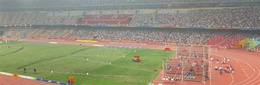
%> input picture Dataset/sample1.jpg, 260 x 85 px, shrunk from 1000 x 327 before the run
$ octave main_saveimg.m   (GNU Octave 9; MATLAB toolbox functions it lacks are replaced by stand-ins)
%> lines starting %> are read from the running program, lines starting %| are printed output that depends on the picture
### darkChannel.m
function JDark = darkChannel(im2)

[height, width, ~] = size(im2);

%the patch size is set to be 10 x 10 which could be more accurate than
%original parameter
patchSize = 15;
% half the patch size to pad the image with for the array
padSize = 7;

JDark = zeros(height, width); % initialize the dark channel matrix
imJ = padarray(im2, [padSize padSize], Inf); % create the new image by adding 10x10 patches
%imagesc(imJ); colormap gray; axis off image
%printmat(imJ);

for j = 1:height
    for i = 1:width
        % the patch has top left corner at (jj, ii)
        patch = imJ(j:(j+patchSize-1), i:(i+patchSize-1),:);
        % the dark channel for a patch is the minimum value for all
        % channels for that patch
        JDark(j,i) = min(patch(:));
     end
end

### atmLight.m
function A = atmLight(im, JDark)

% the color of the atmospheric light is very close to the color of the sky
% so just pick the first few pixels that are closest to 1 in JDark
% and take the average

% pick top 0.1% brightest pixels in the dark channel

% get the image size
[height, width, ~] = size(im);
imsize = width * height;

numpx = floor(imsize/1000); % accomodate for small images
%disp(numpx);
JDarkVec = reshape(JDark,imsize,1); % a vector of pixels in JDark
ImVec = reshape(im,imsize,3);  % a vector of pixels in my image

[JDarkVec, indices] = sort(JDarkVec); %sort
indices = indices(imsize-numpx+1:end); % need the last few pixels because those are closest to 1


%find the first 10 lines of pixel, because it is somehow could be the sky.
for j = 1:10
    for i = 1:width
        [maxVal,maxInd] = max(JDark(:));
    end
end

%find the last few pixels
atmSum = zeros(1,3);
for ind = 1:numpx
    atmSum = atmSum + ImVec(indices(ind),:);
end

possibleResult1 = atmSum / numpx;
possibleResult2 = [maxVal,maxVal,maxVal];

%Between two possible results, we pick the brightest one(which is closer to
%1)
if possibleResult1 > maxVal
    A = possibleResult1;
else
    A = possibleResult2;
end

### transmissionEstimate.m
function transmission = transmissionEstimate(im, A)

%In real life, a little amount of haze will always be around us.
%If we don't transmit,the image will be really sharp which is not
%realistic.

omega = 0.95; % So the amount of 5% haze we're keeping

im3 = zeros(size(im));
for ind = 1:3
    im3(:,:,ind) = im(:,:,ind)./A(ind);
end

% imagesc(im3./(max(max(max(im3))))); colormap gray; axis off image

transmission = 1-omega*darkChannel(im3);

### getRadiance.m
function J = getRadiance(A,im,tMat)
t0 = 0.1;
J = zeros(size(im));
for ind = 1:3
   J(:,:,ind) = A(ind) + (im(:,:,ind) - A(ind))./max(tMat,t0);
end

J = J./(max(max(max(J))));

### matte.m
%reference the formula (12) from
%http://www.wisdom.weizmann.ac.il/~levina/papers/Matting-Levin-Lischinski-Weiss-CVPR06.pdf
function [ refinedTransmission ] = matte( imageRGB, transmission )

epsilon = 10^-8;
lambda  = 10^-4;

windowSize      = [3 3];
numWindowPixels = windowSize(1) * windowSize(2);

imageSize          = size(imageRGB);
numImagePixels     = imageSize(1) * imageSize(2);
numImageDimensions = imageSize(3);

mattingLaplacian = sparse(numImagePixels, numImagePixels);
for imageRow = 2:imageSize(1)-1
    for imageCol = 2:imageSize(2)-1
        windowIndices = [imageRow-1 imageCol-1 imageRow+1 imageCol+1];

        window     = imageRGB(windowIndices(1):windowIndices(3), windowIndices(2):windowIndices(4), :);
        windowFlat = reshape(window, numWindowPixels, numImageDimensions);

        %windowMean is 탃 which is mean of indensities of window
        windowMean       = transpose(mean(windowFlat));
        %windowCovariance is ? which is covariance of indensities of window
        windowCovariance = cov(windowFlat, 1);

        windowInvNumPixels          = 1 / numWindowPixels;
        windowInvCovarianceIdentity = windowCovariance + (epsilon / numWindowPixels) * speye(numImageDimensions);

        for firstRow = windowIndices(1):windowIndices(3)
            for firstCol = windowIndices(2):windowIndices(4)
                mattingLaplacianRow = ((firstRow - 1) * imageSize(2)) + firstCol;

                for secondRow = windowIndices(1):windowIndices(3)
                    %if secondRow < firstRow
                    %    continue
                    %end

                    for secondCol = windowIndices(2):windowIndices(4)
                        %if secondCol < firstCol
                        %    continue
                        %end

                        mattingLaplacianCol = ((secondRow - 1) * imageSize(2)) + secondCol;

                        if (mattingLaplacianRow == mattingLaplacianCol)
                            kroneckerDelta = 1;
                        else
                            kroneckerDelta = 0;
                        end

                        % rowPixelVariance is stand by (Ii ?탃)
                        rowPixelVariance = reshape(imageRGB(firstRow,  firstCol,  :), numImageDimensions, 1) - windowMean;
                        % colPixelVariance is stand by (Ij ?탃)
                        colPixelVariance = reshape(imageRGB(secondRow, secondCol, :), numImageDimensions, 1) - windowMean;

                        mattingLaplacian(mattingLaplacianRow, mattingLaplacianCol) = mattingLaplacian(mattingLaplacianRow, mattingLaplacianCol) + (kroneckerDelta - windowInvNumPixels * (1 + transpose(rowPixelVariance) / windowInvCovarianceIdentity * colPixelVariance));
                        %if kroneckerDelta == 0
                        %    mattingLaplacian(mattingLaplacianCol, mattingLaplacianRow) = mattingLaplacian(mattingLaplacianCol, mattingLaplacianRow) + (kroneckerDelta - windowInvNumPixels * (1 + transpose(colPixelVariance) / windowInvCovarianceIdentity * rowPixelVariance));
                        %end
                    end
                end
            end
        end
    end
end

%? = argmin (?T)L?,

transmissionFlat = reshape(transpose(transmission), numImagePixels, 1);

refinedTransmissionFlat = (mattingLaplacian + (lambda * speye(numImagePixels))) \ (lambda * transmissionFlat);

refinedTransmission = transpose(reshape(refinedTransmissionFlat, imageSize(2), imageSize(1)));

end

### main_saveimg.m
% Input Options
myfolder= '/Users/jixiang/Documents/MATLAB/a0134487x/';
mysubfolder = 'Results/';
outputPath = strcat(myfolder,mysubfolder);

dataPath = '/Users/jixiang/Documents/MATLAB/a0134487x/Dataset/';
imageName = 'sample1.jpg';%sample1 - sample5

%%%%%%%%%%%%%%%%%%%%%%%


disp('please wait for around 30s');
%read image and convert it into double;
scalingFactor = 0.3;
im = imread(strcat(dataPath, imageName));
%> im is the input picture: size 85x260x3 uint8; mean R, G, B 150.9, 141.3, 119.4
im = double(im);
%> im: size 85x260x3 double
im = im./255;

%decrease the size of image for better excution proficiency.
imageRGB = imresize(im,scalingFactor);
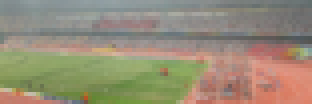
%> imageRGB: size 26x78x3 double (shown 4 times larger); mean R, G, B 0.592, 0.554, 0.468
imwrite(imageRGB,fullfile(outputPath,imageName));

%Dark Channel Prior
dark = darkChannel(imageRGB);
%> in darkChannel, `imJ = padarray(im2, [padSize padSize], Inf);`: imJ: size 40x92x3 double; 44.89% of the values are NaN or infinite; the others: min 0.144, max 0.888, mean 0.538
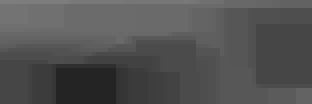
%> dark: size 26x78 double (shown 4 times larger); min 0.144, max 0.492, mean 0.323
imwrite(dark,fullfile(outputPath,strcat('DARK_',imageName)));

%Estimating the Atmospheric Light
atmospheric = atmLight(imageRGB, dark);
%> in atmLight, `JDarkVec = reshape(JDark,imsize,1);`: JDarkVec = 2028 values, max 0.492 at index 261, min 0.144 at index 382, mean 0.323
%> in atmLight, `ImVec = reshape(im,imsize,3);`: ImVec = 2028 rows, first 12: [0.522 0.569 0.569; 0.512 0.559 0.561; 0.499 0.549 0.552; 0.513 0.547 0.535; 0.571 0.575 0.537; 0.581 0.576 0.53; 0.58 0.569 0.548; 0.55 0.565 0.522; 0.458 0.489 0.469; 0.453 0.506 0.477; 0.483 0.508 0.476; 0.713 0.595 0.549]
%> in atmLight, `[JDarkVec, indices] = sort(JDarkVec);`: JDarkVec = 2028 values from 0.144 to 0.492; indices = 2028 values, max 2028 at index 1490, min 1 at index 2012, mean 1014.5
%> in atmLight, `indices = indices(imsize-numpx+1:end);`: indices = [365; 391]
%> the loop in atmLight, `for ind = 1:numpx` made 2 passes
%> atmSum on passes 1 to 2: [0.54 0.589 0.604], [1.08 1.18 1.21]
%> in atmLight, `possibleResult1 = atmSum / numpx;`: possibleResult1 = [0.54 0.588 0.603]
%> in atmLight, `possibleResult2 = [maxVal,maxVal,maxVal];`: possibleResult2 = [0.492 0.492 0.492]
%> in atmLight, `A = possibleResult1;`: A = [0.54 0.588 0.603]
%> atmospheric = [0.54 0.588 0.603]

%Estimating the Transmission
transmission = transmissionEstimate(imageRGB, atmospheric);
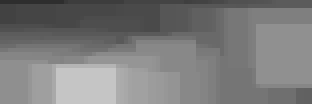
%> transmission: size 26x78 double (shown 4 times larger); min 0.181, max 0.773, mean 0.485
imwrite(transmission, fullfile(outputPath,strcat('TRANS_',imageName)));

%Recovering the Scene Radiance
radiance = getRadiance(atmospheric, imageRGB, transmission);
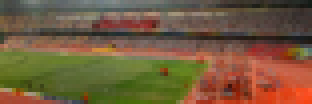
%> radiance: size 26x78x3 double (shown 4 times larger); mean R, G, B 0.454, 0.358, 0.24
imwrite(radiance, fullfile(outputPath,strcat('RAD_',imageName)));

%Apply Levina's Soft Matting
refinedTransmission = matte(imageRGB, transmission);
%> after the loop in matte, `for imageRow = 2:imageSize(1)-1`: kroneckerDelta = 1
%> in matte, `transmissionFlat = reshape(transpose(transmission), numImagePixels, 1);`: transmissionFlat = 2028 values, max 0.773 at index 1341, min 0.181 at index 1, mean 0.485
%> in matte, `refinedTransmissionFlat = (mattingLaplacian + (lambda * speye(numImage..`: refinedTransmissionFlat = 2028 values, max 0.827 at index 1894, min 0.29 at index 26, mean 0.485
%> in matte, `refinedTransmission = transpose(reshape(refinedTransmissionFlat, image..`:
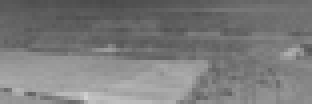
%> refinedTransmission: size 26x78 double (shown 4 times larger); min 0.29, max 0.827, mean 0.485
imwrite(refinedTransmission, fullfile(outputPath,strcat('SOFT_TRANS_',imageName)));

 %Recovering the Scene Radiance
refinedRadiance = getRadiance(atmospheric, imageRGB, refinedTransmission);
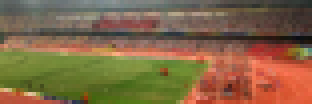
%> refinedRadiance: size 26x78x3 double (shown 4 times larger); mean R, G, B 0.51, 0.404, 0.274
imwrite(refinedRadiance, fullfile(outputPath,strcat('RESULT_',imageName)));

disp('deHaze processing is finnished,please check Results folder');
